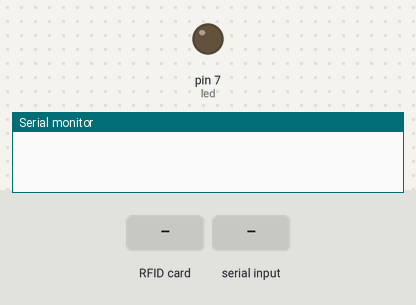
Recording of a sketch running on a simulated Arduino Uno, built with avr-gcc and run on an emulated ATmega328P. Parts: output pins drawn as LEDs (lit = HIGH), the last lines printed to the serial monitor. Dashed ring = blinking. The inputs (shaded band) are chosen by the test bench. The modem accepts every AT command (registered, SIM ready, sends succeed) and sends nothing else; pins used as bus, display or sensor lines are not drawn.

Above: at 1.3 s.
1.4 s: RFID card 5E 7A 19 C4 held to the reader
At 1.8 s:
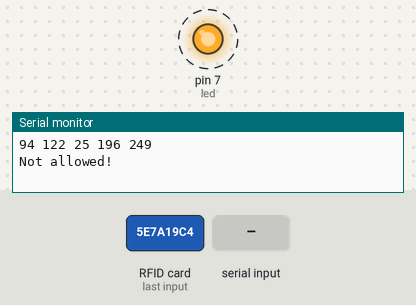
4.4 s: "s" received over Serial
5.9 s: "r" received over Serial
8.9 s: "s" received over the second serial link
11.9 s: "r" received over the second serial link
Timing chart, 0 to 14.9 s (numbered marks = the images above; inputs shaded):
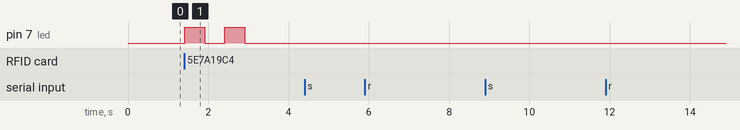

Measured:
- after the input at 1.4 s, pin 7 (led): alternates HIGH for 0.50 s and LOW for 0.50 s, 4 changes in all, then stays LOW, starting at once

The sketch:

RFID2with_GSM_bus_2.ino
```cpp
#include <RFID.h>
#include <SoftwareSerial.h>

SoftwareSerial mySerial(2, 3);
/*
* MOSI: Pin 11
* MISO: Pin 12
* SCK: Pin 13
* SS/SDA: Pin 10
* RST: Pin 9
*/

#include <SPI.h>
#include <RFID.h>

#define SS_PIN 10
#define RST_PIN 9

RFID rfid(SS_PIN,RST_PIN);


int led = 7;
int power = 8;
int serNum[5];
int cards[][5] = {
  {16,156,119,163,88}
};
int cards2[][5] = {
  {230,149,117,99,101}
};

bool access = false;
bool access2 = false;
void setup(){

    mySerial.begin(9600);
 Serial.begin(9600);
  delay(100);
    SPI.begin();
    rfid.init();

    pinMode(led, OUTPUT);

    digitalWrite(led, LOW);

}

void loop(){
    if (Serial.available()>0)
  switch(Serial.read())
  {
    case 's':
      {SendMessage();
      Serial.print(mySerial.println("AT+CSQ"));
      break;}
    case 'r':
     SendM();
     Call();
      break;
  }

    if(rfid.isCard()){

        if(rfid.readCardSerial()){
            Serial.print(rfid.serNum[0]);
            Serial.print(" ");
            Serial.print(rfid.serNum[1]);
            Serial.print(" ");
            Serial.print(rfid.serNum[2]);
            Serial.print(" ");
            Serial.print(rfid.serNum[3]);
            Serial.print(" ");
            Serial.print(rfid.serNum[4]);
            Serial.println("");

            for(int x = 0; x < sizeof(cards); x++){
              for(int i = 0; i < sizeof(rfid.serNum); i++ ){
                  if(rfid.serNum[i] != cards[x][i]) {
                      access = false;
                      break;
                  } else {
                      access = true;
                  }
              }
              if(access) break;
            }


              for(int x = 0; x < sizeof(cards); x++){
              for(int i = 0; i < sizeof(rfid.serNum); i++ ){
                  if(rfid.serNum[i] != cards2[x][i]) {
                      access2 = false;
                      break;
                  } else {
                      access2 = true;
                  }
              }
              if(access2) break;
            }

        }

       if(access){
          Serial.println("Welcome!");
          SendMessage();
  Serial.print(mySerial.println("AT+CSQ"));
           digitalWrite(led, HIGH);
           delay(1500);
           digitalWrite(led, LOW);
           digitalWrite(power, HIGH);
           delay(1500);
           digitalWrite(power, LOW);

      }
     else if(access2){
          Serial.println("Welcome! tag");
          SendM();
  Serial.print(mySerial.println("AT+CSQ"));
          delay(3000);
          delay(2);
      Call();
  Serial.print(mySerial.println("AT+CSQ"));
           digitalWrite(led, HIGH);
           delay(1000);
           digitalWrite(led, LOW);
           digitalWrite(power, HIGH);
           delay(1000);
           digitalWrite(power, LOW);
           delay(5000);
      }
      else {
           Serial.println("Not allowed!");
           digitalWrite(led, HIGH);
           delay(500);
           digitalWrite(led, LOW);
           delay(500);
           digitalWrite(led, HIGH);
           delay(500);
           digitalWrite(led, LOW);
       }
    }


    rfid.halt();

}


void SendMessage()
{
  Serial.print("card ok");
  mySerial.println("AT+CMGF=1");
  delay(1000);
  mySerial.println("AT+CMGS=\"+917889632326\"\r");
  delay(1000);
  mySerial.println("DEAR PARENT YOUR CHILD HAS BOARDED THE BUS");
  delay(100);
  mySerial.println((char)26);
  delay(1000);
}

void SendM()
{
  Serial.print("tag ok");
  mySerial.println("AT+CMGF=1");
  delay(1000);
  mySerial.println("AT+CMGS=\"+917889632326\"\r");
  delay(1000);
  mySerial.println("Dear Parent,  Your Child has Reached Safely");
  delay(100);
  mySerial.println((char)26);
  delay(1000);
}
void Call()
{
  mySerial.println("ATE0\r\n");
  delay(1000);
  ShowSerialData();
  mySerial.println("AT\r\n");
  delay(1000);
  ShowSerialData();
  mySerial.println("ATD+917889632326;\r\n");
  delay(1000);
  ShowSerialData();
 }

void ShowSerialData()
{
  while(mySerial.available()!=0)
    Serial.write(mySerial.read());
}
```
